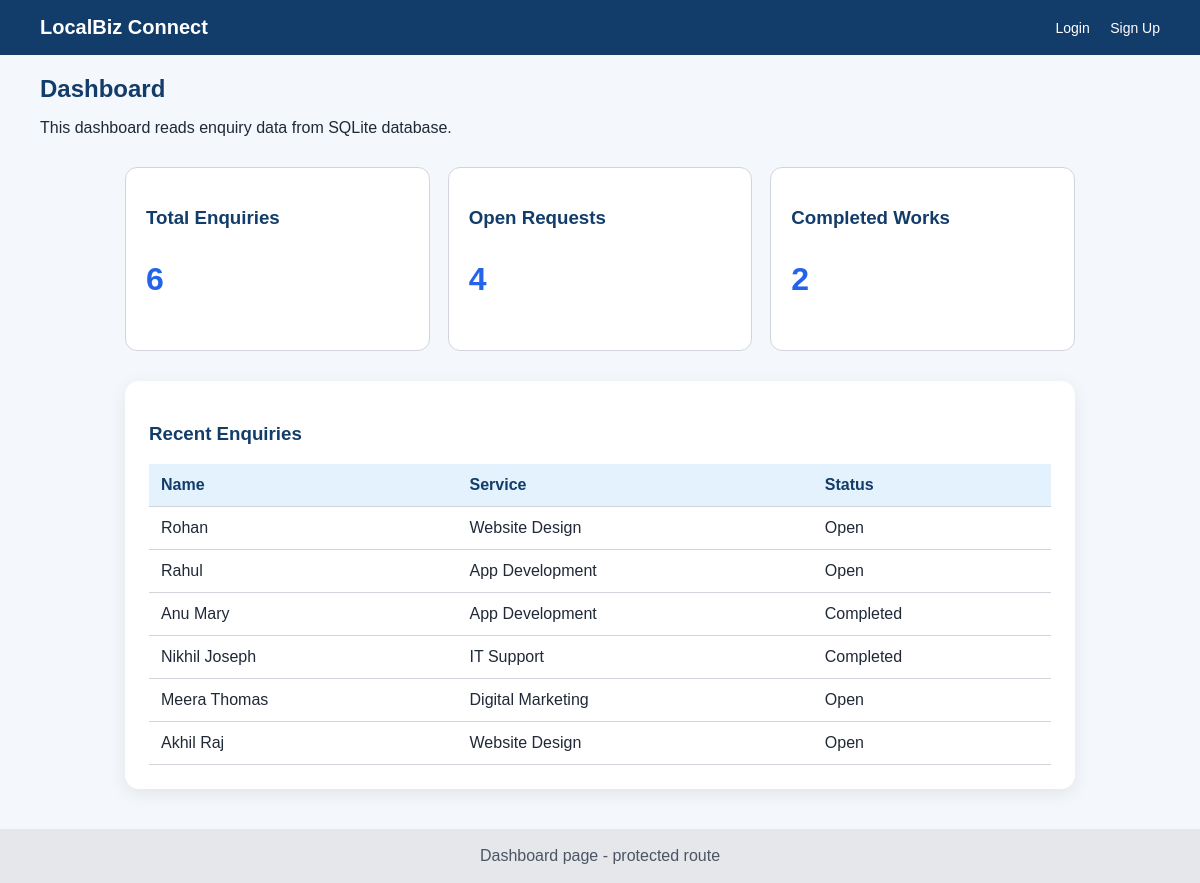
The app's page /dashboard.html with its own data.
### tables this page shows
CREATE TABLE enquiries (
        id INTEGER PRIMARY KEY AUTOINCREMENT,
        user_id INTEGER,
        name TEXT NOT NULL,
        email TEXT NOT NULL,
        phone TEXT NOT NULL,
        service TEXT NOT NULL,
        message TEXT NOT NULL,
        status TEXT NOT NULL DEFAULT 'Open',
        created_at TEXT DEFAULT CURRENT_TIMESTAMP,
        FOREIGN KEY (user_id) REFERENCES users(id)
    );

### app.py (the view)
@app.route("/dashboard.html")
def dashboard():
    counts = get_dashboard_counts()
    enquiries = get_all_enquiries()
    return render_template(
        "dashboard.html",
        counts=counts,
        enquiries=enquiries
    )

### db.py (called while the page is built)
def get_connection():
    conn = sqlite3.connect(DB_NAME)
    conn.row_factory = sqlite3.Row
    return conn

def get_all_enquiries():
    conn = get_connection()
    cur = conn.cursor()
    cur.execute("""
    SELECT enquiries.*, users.name AS submitted_by
    FROM enquiries
    LEFT JOIN users ON enquiries.user_id = users.id
    ORDER BY enquiries.id DESC
    """)
    rows = cur.fetchall()
    conn.close()
    return rows

def get_dashboard_counts():
    conn = get_connection()
    cur = conn.cursor()
    cur.execute("SELECT COUNT(*) AS count FROM enquiries")
    total = cur.fetchone()["count"]
    cur.execute("SELECT COUNT(*) AS count FROM enquiries WHERE status = 'Open'")
    open_count = cur.fetchone()["count"]
    cur.execute("SELECT COUNT(*) AS count FROM enquiries WHERE status = 'Completed'")
    completed = cur.fetchone()["count"]
    conn.close()
    return {
        "total_enquiries": total,
        "open_requests": open_count,
        "completed_works": completed
    }

### frontend/templates/dashboard.html (shortened to what this page needs)
{% extends "base.html" %}
{% block content %}
<section class="page-title">
    <h1>Dashboard</h1>
    <p>This dashboard reads enquiry data from SQLite database.</p>
</section>
<section class="container">
<section class="grid1">
    <div class="mincard"><h3>Total Enquiries</h3><p class="stat-number">{{ counts.total_enquiries }}</p></div>
    <div class="mincard"><h3>Open Requests</h3><p class="stat-number">{{ counts.open_requests }}</p></div>
    <div class="mincard"><h3>Completed Works</h3><p class="stat-number">{{ counts.completed_works }}</p></div>
</section>
</section>
<section class="container">
    <div class="box">
        <h3>Recent Enquiries</h3>
        <table>
            <thead><tr><th>Name</th><th>Service</th><th>Status</th></tr></thead>
            <tbody>
                {% for enquiry in enquiries %}
                <tr>
                    <td>{{ enquiry.name }}</td>
                    <td>{{ enquiry.service }}</td>
                    <td>{{ enquiry.status }}</td>
                </tr>
                {% endfor %}
            </tbody>
        </table>
    </div>
</section>
{% endblock %}
{% block footer %}Dashboard page - protected route{% endblock %}

### frontend/templates/base.html (shortened to what this page needs)
<!DOCTYPE html>
<html lang="en">
<head>
    <link rel="stylesheet" href="{{ url_for('static', filename='style.css') }}">
</head>
<body>
<header class="topbar">
    <div class="logo">LocalBiz Connect</div>
    <nav>
        {% if session.get('user_id') %}
        <a href="{{ url_for('home') }}">Home</a>
        <a href="{{ url_for('dashboard') }}">Dashboard</a>
        <a href="{{ url_for('services') }}">Services</a>
        <a href="{{ url_for('contact') }}">Contact Us</a>
        <a href="{{ url_for('about') }}">About Us</a>
        <a href="{{ url_for('student_profile') }}">Student Profile</a>
        <a href="{{ url_for('admin') }}">Admin</a>
        <a class="logout-link" href="{{ url_for('logout') }}">Logout</a>
        {% else %}
            <a href="{{ url_for('login') }}">Login</a>
            <a href="{{ url_for('signup') }}">Sign Up</a>
        {% endif %}
    </nav>
</header>
{% block content %}{% endblock %}
<footer>
    {% block footer %}{% endblock %}
</footer>
</body>
</html>

### frontend/static/style.css (style rules this page uses)
* { box-sizing: border-box; }
body { margin: 0; font-family: Arial, sans-serif; background: #f4f7fb; color: #1f2937; }
.topbar { background: #123c69; color: white; padding: 16px 40px; display: flex; justify-content: space-between; align-items: center; }
.logo { font-size: 20px; font-weight: bold; }
nav a { color: white; text-decoration: none; margin-left: 16px; font-size: 14px; }
.container { width: 90%; max-width: 950px; margin: 30px auto; }
.page-title { padding: 0px 40px 0 40px; }
.page-title h1 { color: #123c69; margin-bottom: 5px; }
table { width: 100%; border-collapse: collapse; margin-top: 15px; }
th, td { text-align: left; border-bottom: 1px solid #d1d5db; padding: 12px; }
th { background: #e3f2fd; color: #123c69; }
.stat-number { font-size: 32px; font-weight: bold; color: #2563eb; }
footer { text-align: center; padding: 18px; background: #e5e7eb; color: #4b5563; margin-top: 30px; }
.mincard { background:white; color:#123c69; padding:20px; border-radius:12px; text-align:left; border:1px solid #d1d5db; }
.mincard h3 { color:#123c69; }
.box { margin: 30px 0px 40px 0px; background: white; padding: 24px; border-radius: 14px; box-shadow: 0 5px 18px rgba(0,0,0,0.08); }
.box h3 { color:#123c69; }
.grid1 { display: grid; grid-template-columns: repeat(3, 1fr); gap: 18px; margin:30px auto; }

### records on screen
enquiries: name "Rohan", service "Website Design", status "Open"
enquiries: name "Rahul", service "App Development", status "Open"
enquiries: name "Anu Mary", service "App Development", status "Completed"
enquiries: name "Nikhil Joseph", service "IT Support", status "Completed"
enquiries: name "Meera Thomas", service "Digital Marketing", status "Open"
enquiries: name "Akhil Raj", service "Website Design", status "Open"

### other values on screen
{{ counts.total_enquiries }} "6"
{{ counts.open_requests }} "4"
{{ counts.completed_works }} "2"
